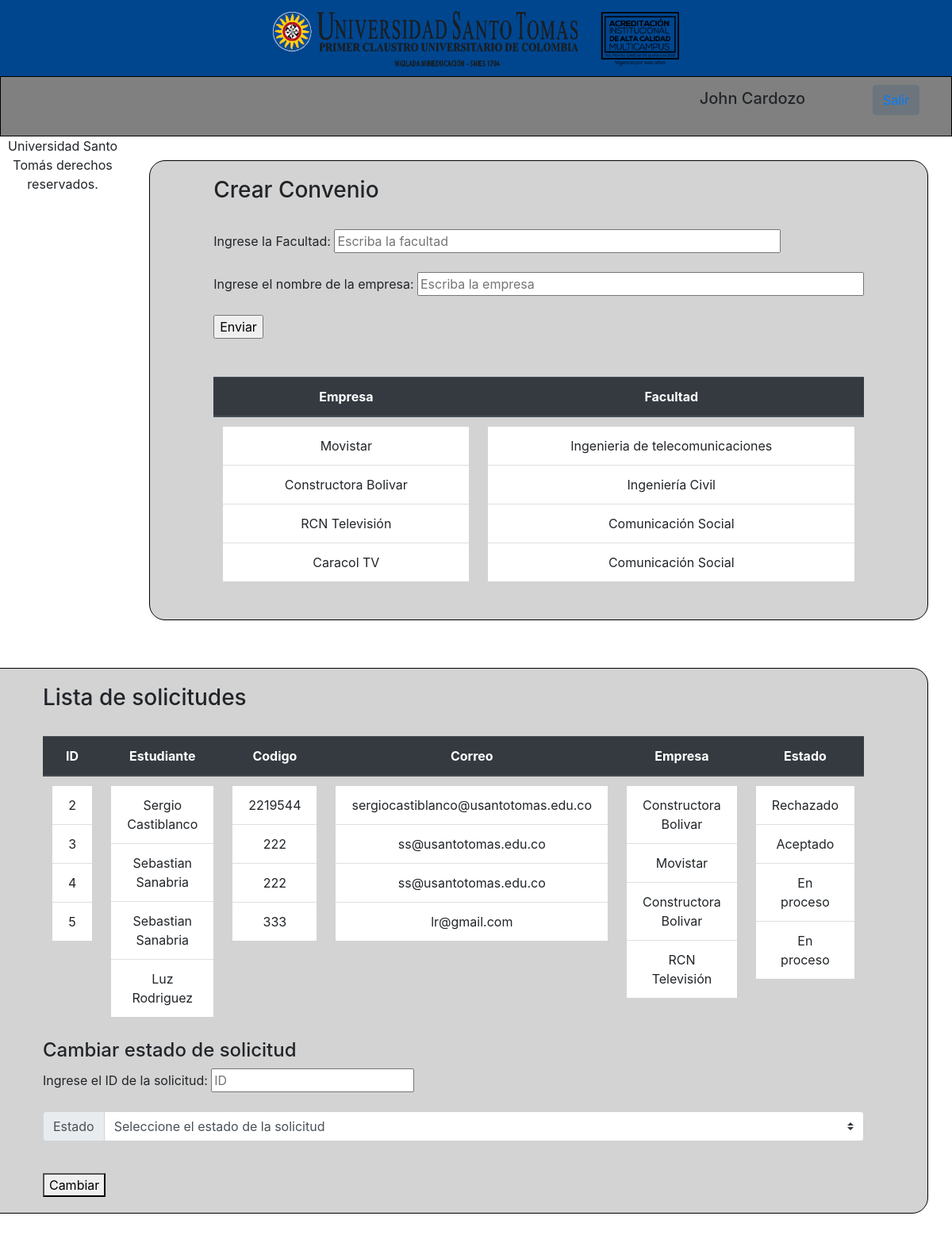
The app's page /pasantias/coordinador/ (signed in) with its own data.
### pasantias/models.py (models this page shows, shortened)
class Empresa(models.Model):
    nombre = models.CharField(max_length=200, null=True)
    facultad = models.CharField(max_length=200, null=True)

class Solicitud(models.Model):
    estado = models.CharField(max_length=10, null=True)
    usuario = models.ForeignKey(
        User,
        related_name='solicitudes',
        on_delete=models.PROTECT
    )
    empresa = models.ForeignKey(
        Empresa,
        related_name='solicitudes',
        on_delete=models.PROTECT
    )
    class Meta:
        app_label = 'pasantias'

### pasantias/views.py (the view)
# urls.py: path('coordinador/', views.coordinador, name= "coordinador"),
@login_required
def coordinador(request):
    lista_solicitudes = Solicitud.objects.all()
    lista_empresas = Empresa.objects.all()
    contexto = {
        'lista_solicitudes': lista_solicitudes,
        'lista_empresas': lista_empresas
    }
    return render(request, 'pasantias/Coordinador.html', contexto)

### pasantias/templates/pasantias/Coordinador.html (shortened to what this page needs)
{% extends "pasantias/base.html" %} {% load static %}  {% block estilo %}<link
  rel="stylesheet"
  href="{% static 'pasantias/css/estiloCoor.css' %}"
/>{% endblock %} {% block contenido %}
<nav class="navi">
  <ul>
    <li class="nav-item active">
      <h5>{{ request.user.first_name }} {{ request.user.last_name }}</h5>
    </li>
    <li>
      <button type="button" class="btn btn-secondary">
        <a href="{% url 'pasantias:view_logout' %}">Salir</a>
      </button>
    </li>
  </ul>
</nav>
<section>
  <h3>
    Crear Convenio
  </h3>
  <br />
  <div>
    <form action="{% url 'pasantias:post_crea_convenio' %}" method="post">
      <span>Ingrese la Facultad:</span>
      <input
        type="text"
        name="facultad"
        placeholder="Escriba la facultad"
        size="50"
      />
      <br /><br />
      <span>Ingrese el nombre de la empresa:</span>
      <input
        type="text"
        name="nombre"
        placeholder="Escriba la empresa"
        size="50"
      />
      <br /><br />
      <input type="submit" value="Enviar" />
    </form>
  </div>
  <br /><br />
  <table class="table">
    <thead class="thead-dark">
      <tr>
        <th scope="col">Empresa</th>
        <th scope="col">Facultad</th>
      </tr>
    </thead>
    <tbody>
      <tr>
        <td>
          <ul class="list-group list-group-flush">
            {% for c in lista_empresas %}
            <li class="list-group-item">{{ c.nombre }}</li>
            {% endfor %}
          </ul>
        </td>
        <td>
          <ul class="list-group list-group-flush">
            {% for c in lista_empresas %}
            <li class="list-group-item">{{ c.facultad }}</li>
            {% endfor %}
          </ul>
        </td>
      </tr>
    </tbody>
  </table>
</section>
<section>
  <h3>
    Lista de solicitudes
  </h3>
  <br />
  <table class="table">
    <thead class="thead-dark">
      <tr>
        <th scope="col">ID</th>
        <th scope="col">Estudiante</th>
        <th scope="col">Codigo</th>
        <th scope="col">Correo</th>
        <th scope="col">Empresa</th>
        <th scope="col">Estado</th>
      </tr>
    </thead>
    <tbody>
      <tr>
        <td>
          <ul class="list-group list-group-flush">
            {% for c in lista_solicitudes %}
            <li class="list-group-item">{{ c.id }}</li>
            {% endfor %}
          </ul>
        </td>
        <td>
          <ul class="list-group list-group-flush">
            {% for c in lista_solicitudes %}
            <li class="list-group-item">
              {{ c.usuario.first_name }} {{ c.usuario.last_name }}
            </li>
            {% endfor %}
          </ul>
        </td>
        <td>
          <ul class="list-group list-group-flush">
            {% for c in lista_solicitudes %}
            <li class="list-group-item">{{ c.usuario.username }}</li>
            {% endfor %}
          </ul>
        </td>
        <td>
          <ul class="list-group list-group-flush">
            {% for c in lista_solicitudes %}
            <li class="list-group-item">{{ c.usuario.email }}</li>
            {% endfor %}
          </ul>
        </td>
        <td>
          <ul class="list-group list-group-flush">
            {% for c in lista_solicitudes %}
            <li class="list-group-item">{{ c.empresa.nombre }}</li>
            {% endfor %}
          </ul>
        </td>
        <td>
          <ul class="list-group list-group-flush">
            {% for c in lista_solicitudes %}
            <li class="list-group-item">
              {{ c.estado }}
            </li>
            {% endfor %}
          </ul>
        </td>
      </tr>
    </tbody>
  </table>
  <h4>Cambiar estado de solicitud</h4>
  <form action="{% url 'pasantias:post_cambia_solicitud' %}" method="post">
    <span>Ingrese el ID de la solicitud: </span>
    <input type="number" placeholder="ID" size="20px" name="id_c" />
    <br /><br />
    <div class="input-group mb-3">
      <div class="input-group-prepend">
        <label class="input-group-text" for="inputGroupSelect01">Estado</label>
      </div>
      <select class="custom-select" id="inputGroupSelect01" name="cambio">
        <option selected value="None"
          >Seleccione el estado de la solicitud</option
        >
      </select>
    </div>
    <br />
    <button type="submit">Cambiar</button>
  </form>
</section>
<footer>
  <p>Universidad Santo Tomás derechos reservados.</p>
</footer>
{% endblock %}

### pasantias/static/pasantias/css/estiloCoor.css (style rules this page uses)
body { margin: auto; }
header, nav, section, footer { display: block; }
.navi { font-size: 17px; text-align: right; border: 1px solid black; background-color: gray; }
.navi li { list-style: none; display: inline-block; padding: 10px 40px; }
section { float: inline-end; margin: 30px 30px; padding: 20px 80px; border: 1px solid black; background-color: lightgray; border-radius: 20px; }
.table { margin: auto; text-align: center; }
footer { text-align: center; }

### records on screen
Empresa: nombre "Movistar", facultad "Ingenieria de telecomunicaciones"
Empresa: nombre "Constructora Bolivar", facultad "Ingeniería Civil"
Empresa: nombre "RCN Televisión", facultad "Comunicación Social"
Empresa: nombre "Caracol TV", facultad "Comunicación Social"
Solicitud: id "2", usuario.first_name "Sergio", usuario.last_name "Castiblanco", usuario.username "2219544", usuario.email "sergiocastiblanco@usantotomas.edu.co", empresa.nombre "Constructora Bolivar", estado "Rechazado"
Solicitud: id "3", usuario.first_name "Sebastian", usuario.last_name "Sanabria", usuario.username "222", usuario.email "ss@usantotomas.edu.co", empresa.nombre "Movistar", estado "Aceptado"
Solicitud: id "4", usuario.first_name "Sebastian", usuario.last_name "Sanabria", usuario.username "222", usuario.email "ss@usantotomas.edu.co", empresa.nombre "Constructora Bolivar", estado "En proceso"
Solicitud: id "5", usuario.first_name "Luz", usuario.last_name "Rodriguez", usuario.username "333", usuario.email "lr@gmail.com", empresa.nombre "RCN Televisión", estado "En proceso"

### other values on screen
{{ request.user.first_name }} "John"
{{ request.user.last_name }} "Cardozo"
